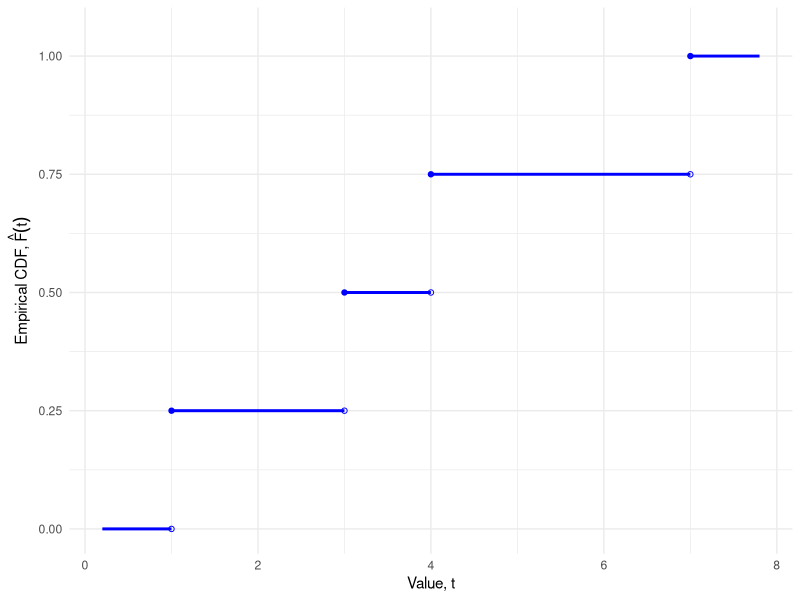
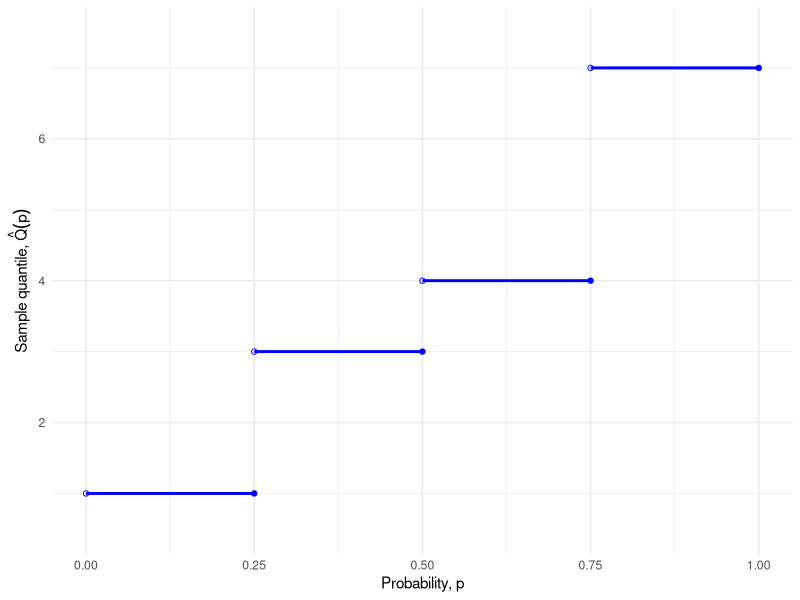

Recreate these plots in R, in order.
## ---- chunk 1
#| fig-width: 5
#| fig-height: 4
x <- c(4, 1, 7, 3)
n <- length(x)
x_ord <- sort(x)
p_ord <- seq_len(n) / n
ecdf_x_padding <- 0.8
x_min <- min(x_ord) - ecdf_x_padding
x_max <- max(x_ord) + ecdf_x_padding

x_left <- c(x_min, x_ord)
x_right <- c(x_ord, x_max)
f_levels <- c(0, p_ord)

ecdf_pieces <- tibble::tibble(x = x_left, xend = x_right, y = f_levels)
ecdf_open <- tibble::tibble(x = x_ord, y = f_levels[seq_len(n)])
ecdf_closed <- tibble::tibble(x = x_ord, y = f_levels[seq_len(n) + 1])

ggplot2::ggplot() +
  ggplot2::geom_segment(
    ggplot2::aes(x = x, xend = xend, y = y, yend = y),
    data = ecdf_pieces, linewidth = 1, color = "blue"
  ) +
  ggplot2::geom_point(
    ggplot2::aes(x = x, y = y), data = ecdf_open, shape = 1, color = "blue"
  ) +
  ggplot2::geom_point(
    ggplot2::aes(x = x, y = y), data = ecdf_closed, shape = 19, color = "blue"
  ) +
  ggplot2::coord_cartesian(xlim = c(x_min, x_max), ylim = c(0, 1.05)) +
  ggplot2::labs(
    x = "Value, t",
    y = expression("Empirical CDF, " * hat(plain("F"))(t))
  ) +
  ggplot2::theme_minimal()
## ---- chunk 2
#| fig-width: 5
#| fig-height: 4
eqf_y_padding <- 0.5
q_left <- c(0, p_ord[-n])
q_right <- p_ord
eqf_pieces <- tibble::tibble(x = q_left, xend = q_right, y = x_ord)

ggplot2::ggplot(eqf_pieces) +
  ggplot2::geom_segment(
    ggplot2::aes(x = x, xend = xend, y = y, yend = y),
    linewidth = 1, color = "blue"
  ) +
  ggplot2::geom_point(ggplot2::aes(x = x, y = y), shape = 1, color = "blue") +
  ggplot2::geom_point(
    ggplot2::aes(x = xend, y = y), shape = 19, color = "blue"
  ) +
  ggplot2::coord_cartesian(
    xlim = c(0, 1),
    ylim = c(min(x_ord) - eqf_y_padding, max(x_ord) + eqf_y_padding)
  ) +
  ggplot2::labs(
    x = "Probability, p",
    y = expression("Sample quantile, " * hat(Q)(p))
  ) +
  ggplot2::theme_minimal()
